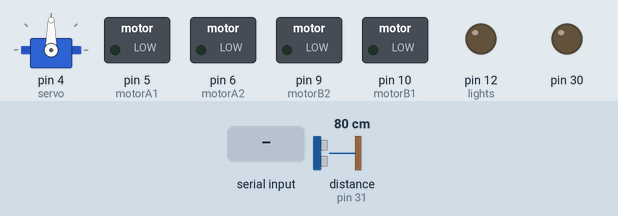
This sketch was run on a simulated Arduino Mega 2560, built with avr-gcc and run on an emulated ATmega2560. On the bench: servo, switched loads named in the sketch (green lamp = pin HIGH), output pins drawn as LEDs (lit = HIGH). The test bench sets the inputs (shaded band); at power-on: distance to the obstacle (sensor on pin 31) 80 cm. The echo pulse lasts 58.3 µs per cm.

Above: at 1.2 s.
1.3 s: "F" received over Serial
At 2.5 s:
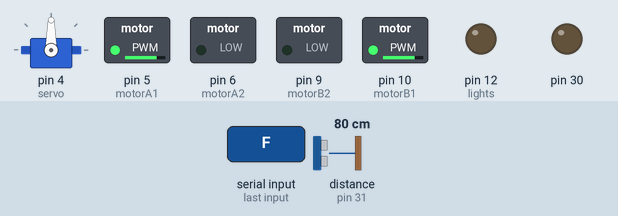
2.8 s: distance to the obstacle (sensor on pin 31) set to 34 cm
4.3 s: distance to the obstacle (sensor on pin 31) set to 27 cm
At 5.1 s:
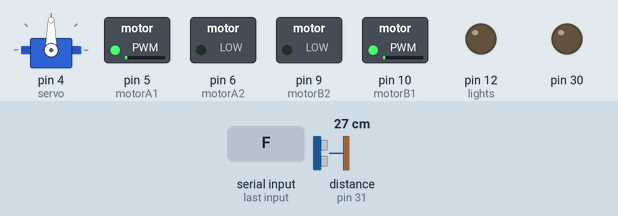
5.8 s: byte 76 ('L') received over Serial
At 7.0 s:
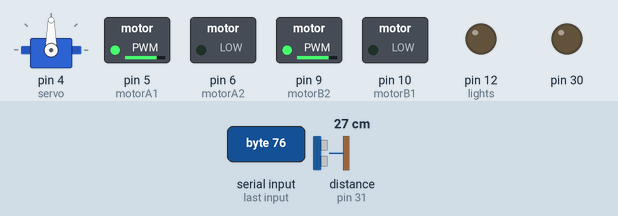
7.3 s: byte 72 ('H') received over Serial
At 8.2 s:
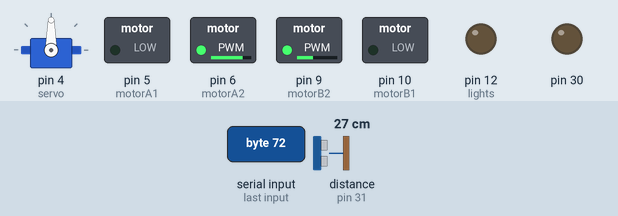
8.8 s: byte 74 ('J') received over Serial
At 9.3 s:
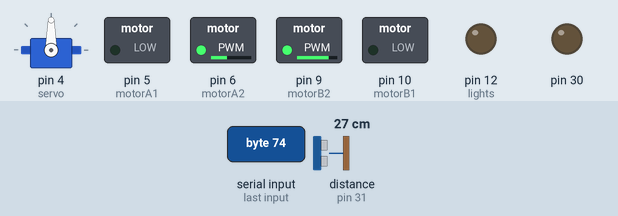
Timing chart, 0 to 11.3 s (numbered marks = the images above; inputs shaded):
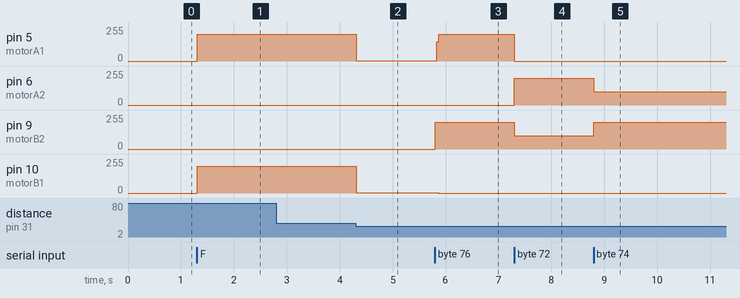

The sketch:

_6weeler.ino
```cpp
/*
   Created by Vasilakis Michalis // 12-12-2014 ver.1
   Project: Control RC Car via Bluetooth with Android Smartphone
   http://www.ardumotive.com/arduino-car
   More information at www.ardumotive.com
*/
#include <Servo.h>
Servo servo;
//L293 Connection
const int motorA1  = 5;  // Pin  2 of L293
const int motorA2  = 6;  // Pin  7 of L293
const int motorB1  = 10; // Pin 10 of L293
const int motorB2  = 9;  // Pin 14 of L293
//Leds connected to Arduino UNO Pin 12
const int lights  = 12;
//Buzzer / Speaker to Arduino UNO Pin 3
const int buzzer = 3 ;
//Bluetooth (HC-06 JY-MCU) State pin on pin 2 of Arduino
const int BTState = 2;
//Calculate Battery Level
const float maxBattery = 8.0;// Change value to your max battery voltage level!
int perVolt;                 // Percentage variable
float voltage = 0.0;         // Read battery voltage
int level;
// Use it to make a delay... without delay() function!
long previousMillis = -1000 * 10; // -1000*10=-10sec. to read the first value. If you use 0 then you will take the first value after 10sec.
long interval = 1000 * 10;     // interval at which to read battery voltage, change it if you want! (10*1000=10sec)
unsigned long currentMillis;   //unsigned long currentMillis;
//Useful Variables
int i = 0;
int j = 0;
int state;
int vSpeed = 200;   // Default speed, from 0 to 255
int qq = 90;
void setup() {
  // Set pins as outputs:
  pinMode(30, OUTPUT);
  pinMode(31, INPUT);

  pinMode(motorA1, OUTPUT);
  pinMode(motorA2, OUTPUT);
  pinMode(motorB1, OUTPUT);
  pinMode(motorB2, OUTPUT);
  pinMode(lights, OUTPUT);
  pinMode(BTState, INPUT);
  // Initialize serial communication at 9600 bits per second:
  Serial.begin(9600);
  servo.attach(4);
  servo.write(90);
}

void loop() {
  //Stop car when connection lost or bluetooth disconnected
  // if(digitalRead(BTState)==LOW) { state='S'; }

  //Save income data to variable 'state'
  if (Serial.available() > 0) {
    state = Serial.read();
  }


  //Change speed if state is equal from 0 to 4. Values must be from 0 to 255 (PWM)
  if (state == '0') {
    vSpeed = 0;
  }
  else if (state == '2') {
    vSpeed = 50;
  }
  else if (state == '4') {
    vSpeed = 100;
  }
  else if (state == '6') {
    vSpeed = 160;
  }
  else if (state == '8') {
    vSpeed = 190;
  }
  else if (state == 'q') {
    vSpeed = 255;
  }


  /***********************Forward****************************/
  //If state is equal with letter 'F', car will go forward!
  if (state == 'F') {
    digitalWrite(30, LOW);
    delayMicroseconds(2);
    digitalWrite(30, HIGH);
    delayMicroseconds(5);
    digitalWrite(30, LOW);
    long duration = pulseIn(31, HIGH);

    analogWrite(motorA1, vSpeed); analogWrite(motorA2, 0);
    analogWrite(motorB1, vSpeed);      analogWrite(motorB2, 0);
 if (( duration / 29 / 2 ) <= 30 ) {
   analogWrite(motorA1, 0); analogWrite(motorA2, 0);
    analogWrite(motorB1, 0);      analogWrite(motorB2, 0);

 }

  }
  /**********************Forward Left************************/
  //If state is equal with letter 'G', car will go forward left
  else if (state == 'G') {
    analogWrite(motorA1, vSpeed); analogWrite(motorA2, 0);
    analogWrite(motorB1, 100);    analogWrite(motorB2, 0);
  }
  /**********************Forward Right************************/
  //If state is equal with letter 'I', car will go forward right
  else if (state == 'I') {
    analogWrite(motorA1,100 ); analogWrite(motorA2, 0);
    analogWrite(motorB1, vSpeed);      analogWrite(motorB2, 0);
  }
  /***********************Backward****************************/
  //If state is equal with letter 'B', car will go backward
  else if (state == 'B') {
    analogWrite(motorA1, 0);   analogWrite(motorA2, vSpeed);
    analogWrite(motorB1, 0);   analogWrite(motorB2, vSpeed);
  }
  /**********************Backward Left************************/
  //If state is equal with letter 'H', car will go backward left
  else if (state == 'H') {
    analogWrite(motorA1, 0);   analogWrite(motorA2, vSpeed);
    analogWrite(motorB1, 0); analogWrite(motorB2, 100);
  }
  /**********************Backward Right************************/
  //If state is equal with letter 'J', car will go backward right
  else if (state == 'J') {
    analogWrite(motorA1, 0);   analogWrite(motorA2, 100 );
    analogWrite(motorB1, 0);   analogWrite(motorB2, vSpeed);
  }
  /***************************Left*****************************/
  //If state is equal with letter 'L', wheels will turn left
  else if (state == 'L') {
    analogWrite(motorA1, 200);   analogWrite(motorA2, 0);
    analogWrite(motorB1, 0); analogWrite(motorB2, 200);
  }
  /***************************Right*****************************/
  //If state is equal with letter 'R', wheels will turn right
  else if (state == 'R') {
    analogWrite(motorA1, 0);   analogWrite(motorA2, 200);
    analogWrite(motorB1, 200);   analogWrite(motorB2, 0);
  }
  /************************Lights*****************************/
  //If state is equal with letter 'W', turn leds on or of off
  else if (state == 'W') {
    if (i == 0) {
      digitalWrite(lights, HIGH);
      i = 1;
    }
    else if (i == 1) {
      digitalWrite(lights, LOW);
      i = 0;
    }
    state = 'n';
  }
  /**********************Horn sound***************************/
  //If state is equal with letter 'V', play (or stop) horn sound
  else if (state == 'V') {
    if (j == 0) {
      tone(buzzer, 1000);//Speaker on
      j = 1;
    }
    else if (j == 1) {
      noTone(buzzer);    //Speaker off
      j = 0;
    }
    state = 'n';
  }
  /************************Stop*****************************/
  //If state is equal with letter 'S', stop the car
  else if (state == 'S') {
    analogWrite(motorA1, 0);  analogWrite(motorA2, 0);
    analogWrite(motorB1, 0);  analogWrite(motorB2, 0);
  }
  /***********************Battery*****************************/
  else if (state == 'y') {
    qq = qq - 1 ;
    if (qq <= 10 ) qq = 10 ;
    servo.write(qq);
    delay(10);

  }
  else if (state == 'x') {
    qq = qq + 1 ;
    if (qq >= 170 ) qq = 170 ;
    servo.write(qq);
    delay(10);

  }

  else if (state == 'z') {
    qq = 90 ;
    servo.write(qq);

  }
}
```

Measured:
- the behaviour switches between 31 and 30 cm on distance to the obstacle (sensor on pin 31) (found by bisection; images 1 and 2)
- after the input at 1.3 s, pin 5 (motorA1), pin 10 (motorB1): 0/255 → 200/255 at once
- after the input at 2.8 s, every drawn part: stays the same
- after the input at 4.3 s, pin 5 (motorA1), pin 10 (motorB1): 200/255 → 3/255 at once
- after the input at 5.8 s, pin 5 (motorA1): 3/255 → 200/255 at once; pin 9 (motorB2): 0/255 → 200/255 at once; pin 10 (motorB1): 3/255 → 0/255 after 0.07 s
- after the input at 7.3 s, pin 5 (motorA1): 200/255 → 0/255 at once; pin 6 (motorA2): 0/255 → 200/255 at once; pin 9 (motorB2): 200/255 → 100/255 at once
- after the input at 8.8 s, pin 6 (motorA2): 200/255 → 100/255 at once; pin 9 (motorB2): 100/255 → 200/255 at once
